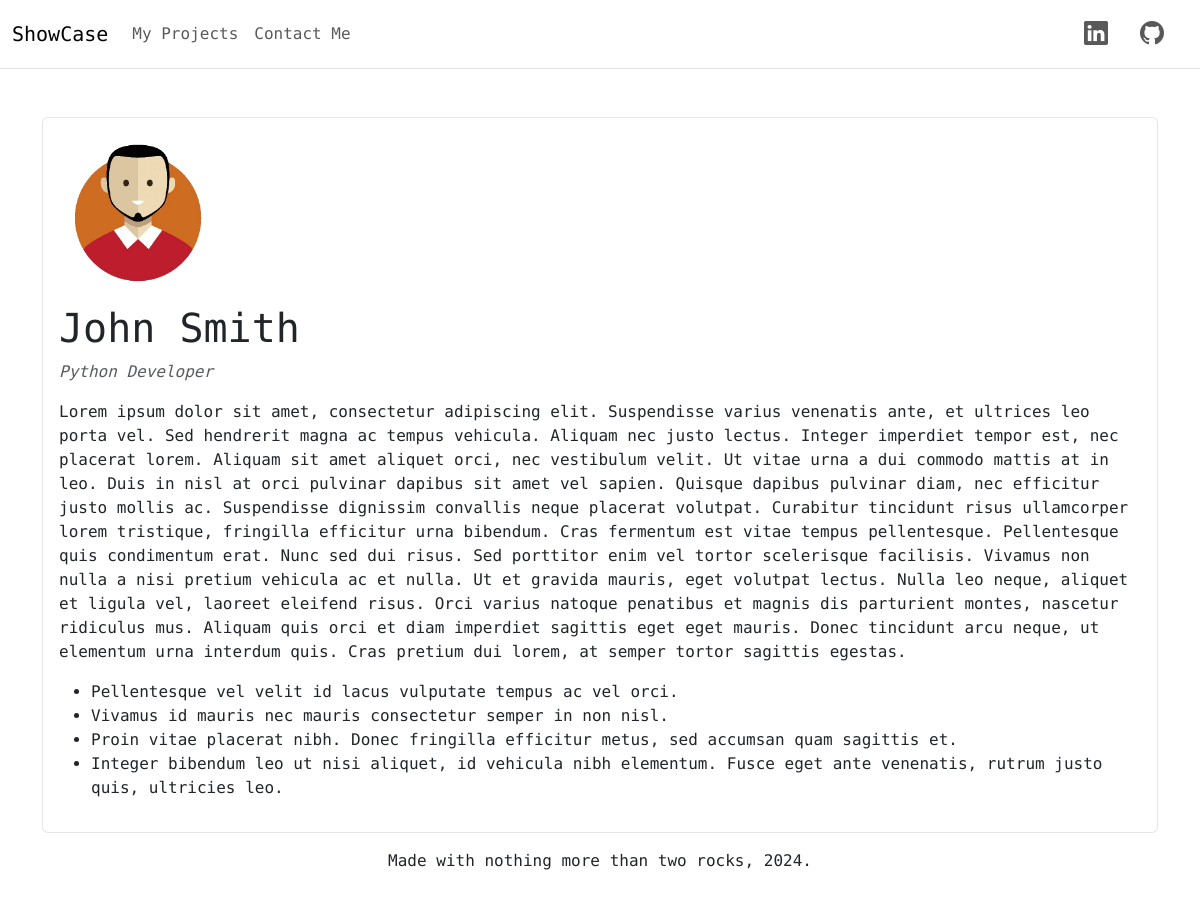
The page / on the database its author committed.
### showcase/models.py (models this page shows, shortened)
class ProfileData(models.Model):
    name = models.CharField(max_length=200)
    description = models.TextField()
    title = models.CharField(max_length=200)
    extra1 = models.TextField(null=True, blank=True)
    extra2 = models.TextField(null=True, blank=True)
    image = models.ImageField(upload_to="showcase\\static\\profile\\")
    created_date = models.DateTimeField(auto_now_add=True)
    updated_date = models.DateTimeField(auto_now=True)
    def img_static_path(self):
        return self.image.url[16:]
    def split_extra1_by_slash(self):
        splitted_extra = self.extra1.split("/")
        cleaned_extra = [item.strip() for item in splitted_extra]
        return cleaned_extra

### showcase/views.py (the view)
# urls.py: path("", HomePageView.as_view(), name="home"),
class HomePageView(TemplateView):
    template_name = "home.html"
    def get_context_data(self, **kwargs: Any) -> dict[str, Any]:
        context = super().get_context_data(**kwargs)
        profile = ProfileData.objects.first()
        context["profile"] = profile
        return context

### showcase/templates/home.html (shortened to what this page needs)
{% extends 'base.html' %}
{% block content %}
{% load static %}
<div class="container mt-5">
    <div class="row justify-content-center">
        <div class="col-md-15">
            <div class="card" style="background-color: rgba(255, 255, 255, 0.2); border: 1px solid rgba(0, 0, 0, 0.1);">
                <img src="{% static profile.img_static_path %}" alt="{{ profile.name }}" class="card-img-top" style="max-width: 150px; margin-top: 20px; margin-left: 20px;">
                <div class="card-body text-start">
                    <h1 class="card-title">{{ profile.name }}</h1>
                    <p class="card-text text-muted fst-italic">{{ profile.title }}</p>
                    <p class="card-text">{{ profile.description }}</p>
                    <ul>
                        {% for item in profile.split_extra1_by_slash %}
                            <li> {{ item }} </li>
                        {% endfor %}
                    </ul>
                </div>
            </div>
        </div>
    </div>
</div>
{% endblock content %}

### rows shown on the page
ProfileData: image (picture), name "John Smith", title "Python Developer", description "Lorem ipsum dolor sit amet, consectetur adipiscing elit. Suspendisse varius venenatis ante, et ultrices leo porta vel. Sed hendrerit magna ac tempus vehicula. Aliquam nec justo lectus. Integer imperdiet tempor est, nec placerat lorem. Aliquam sit amet aliquet orci, nec vestibulum velit. Ut vitae urna a dui commodo mattis at in leo. Duis in nisl at orci pulvinar dapibus sit amet vel sapien. Quisque dapibus pulvinar diam, nec efficitur justo mollis ac. Suspendisse dignissim convallis neque placerat volutpat. Curabitur tincidunt risus ullamcorper lorem tristique, fringilla efficitur urna bibendum. Cras fermentum est vitae tempus pellentesque. Pellentesque quis condimentum erat. Nunc sed dui…"

### other values the page prints
{{ item }} "Pellentesque vel velit id lacus vulputate tempus ac vel orci." "Vivamus id mauris nec mauris consectetur semper in non nisl." "Proin vitae placerat nibh. Donec fringilla efficitur metus, sed accumsan quam sagittis et." "Integer bibendum leo ut nisi aliquet, id vehicula nibh elementum. Fusce eget ante venenatis, rutrum justo quis, ultricies leo."
